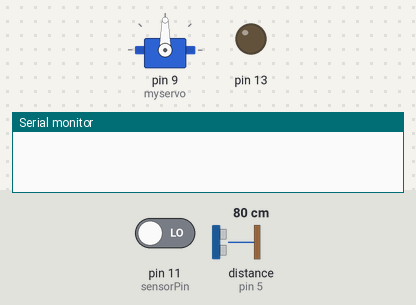
Simulated run of this sketch. Board: Arduino Uno, built with avr-gcc and run on an emulated ATmega328P. Parts: servo, output pins drawn as LEDs (lit = HIGH), the last lines printed to the serial monitor. The test bench sets the inputs (shaded band); at power-on: distance to the obstacle (sensor on pin 5) 80 cm, pin 11 (sensorPin) LOW. The echo pulse lasts 58.3 µs per cm.

Above: at 1.2 s.
1.3 s: distance to the obstacle (sensor on pin 5) set to 11 cm
2.8 s: distance to the obstacle (sensor on pin 5) set to 8 cm
At 2.95 s:
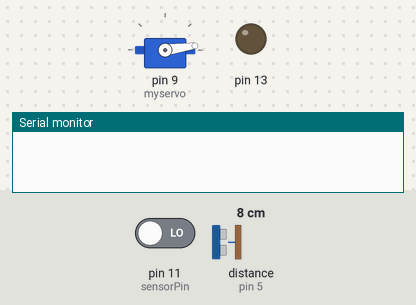
At 4.9 s:
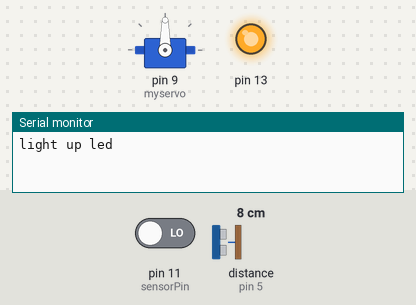
Timing chart, 0 to 14.8 s (numbered marks = the images above; inputs shaded):
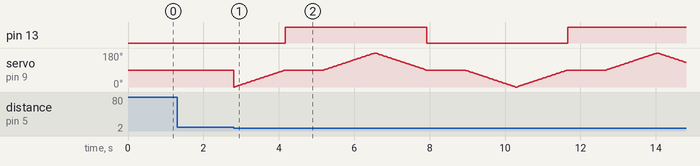

Measured:
- the behaviour switches between 10 and 9 cm on distance to the obstacle (sensor on pin 5) (found by bisection; images 0 and 1)
- after the input at 1.3 s, every drawn part: stays the same

The sketch:

combined_sensors.ino
```cpp
#include <HCSR04.h>
#include <Servo.h>

UltraSonicDistanceSensor distanceSensor(6, 5);  // initializes sensor that uses digital pins 6(trig) and 5(echo)
Servo myservo;  // create servo object to control a servo

int pos = 0;    // variable to store the servo position
int sensorPin = 11; //variable to store the IR sensor

void setup() {
  Serial.begin(9600);  // initializes serial connection so that we could print values from sensor
  myservo.attach(9);  // attaches the servo on pin 9 to the servo object
  pinMode(sensorPin,INPUT); // initializes the IR sensor as an input
  pinMode(13,OUTPUT);
}

void loop() {
    if(distanceSensor.measureDistanceCm()<10.00){
       for (pos = 0; pos <= 90; pos += 1) { // goes from 0 degrees to 180 degrees
         // in steps of 1 degree
         myservo.write(pos);              // tell servo to go to position in variable 'pos'
         delay(15);                       // waits 15ms for the servo to reach the position
       }
       if(!digitalRead(sensorPin)){
         Serial.println("light up led");
         digitalWrite(13, HIGH);
         delay(1000);
       }
       for (pos = 90; pos <= 180; pos += 1) { // goes from 180 degrees to 0 degrees
         myservo.write(pos);              // tell servo to go to position in variable 'pos'
         delay(15);                       // waits 15ms for the servo to reach the position
       }
       for (pos = 180; pos >= 90; pos -= 1) { // goes from 180 degrees to 0 degrees
         myservo.write(pos);              // tell servo to go to position in variable 'pos'
         delay(15);                       // waits 15ms for the servo to reach the position
       }
       if(!digitalRead(sensorPin)){
         Serial.println("turn off led");
         digitalWrite(13, LOW);
         delay(1000);
       }
       for (pos = 90; pos >= 0; pos -= 1) { // goes from 180 degrees to 0 degrees
         myservo.write(pos);              // tell servo to go to position in variable 'pos'
         delay(15);                       // waits 15ms for the servo to reach the position
       }
     }

}
```
